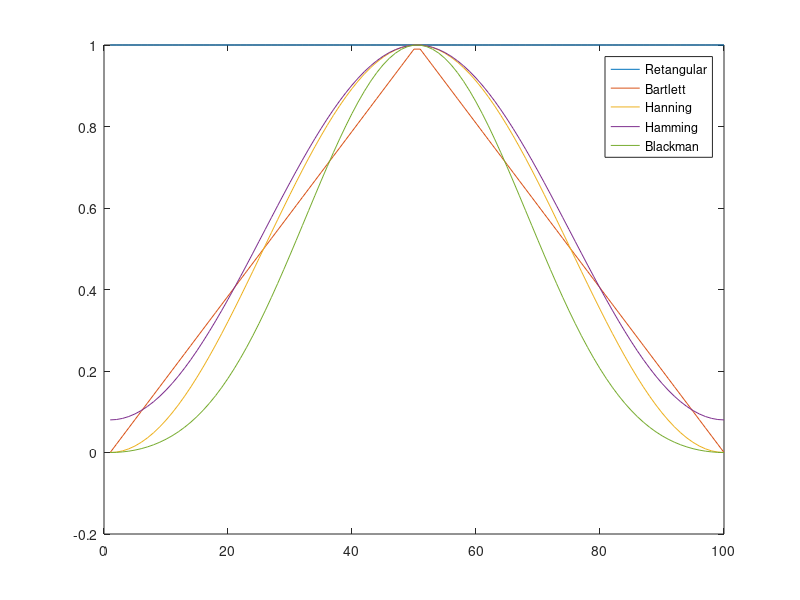
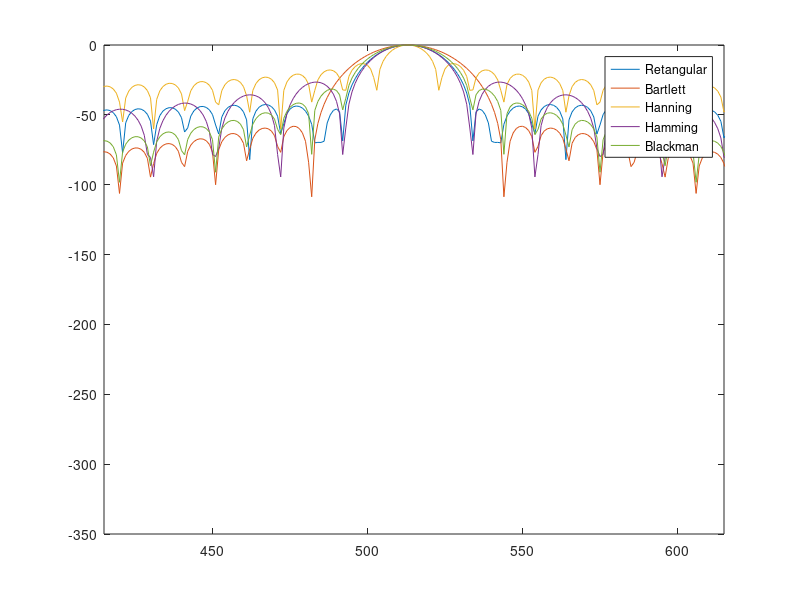

The MATLAB script that drew these images, in order:
r = rectwin(100); %new boxcar function
b = bartlett(100);
h = hanning(100);
m = hamming(100);
k = blackman(100);
w = [r,b,h,m,k];

% Time analysis
n= [1:100];
figure;plot(n,w);
legend('Retangular', 'Bartlett', 'Hanning', 'Hamming', 'Blackman')
% Spectrum analysis
Y = fft(w,1024);
W = fftshift(Y);
WdB = zeros(size(W));
for i = 1 : size(W,2)
    WdB(:,i) = mag2db(abs(W(:,i))/max(abs(W(:,i))));
end
figure;plot(WdB);
xlim([415 615]);
legend('Retangular', 'Bartlett', 'Hanning', 'Hamming', 'Blackman')